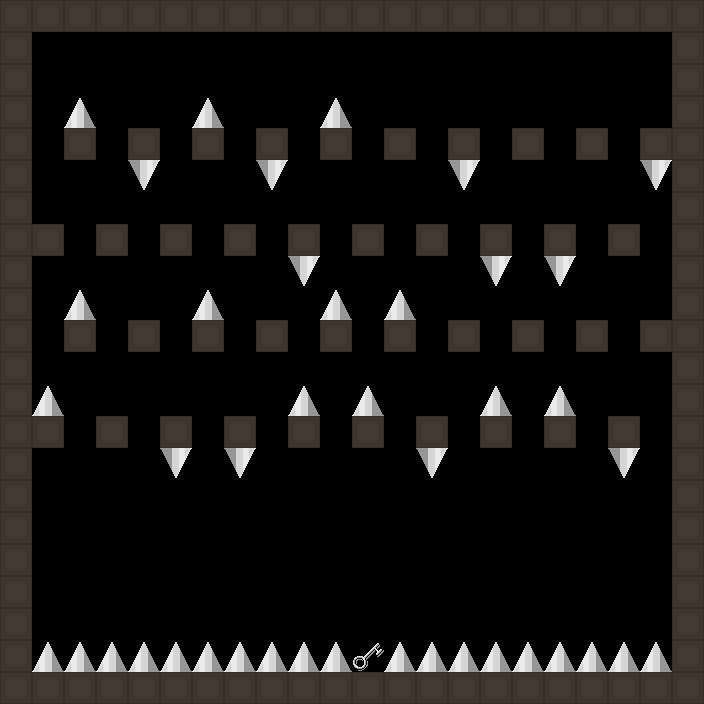

Rendered tile map (Tiled .tmx) drawn with the repository's tilesets; below, a short description and the map source with its tile grids summarised:
An orthogonal 22x22 tile map with 32x32 px tiles, 2 tile layers (walls, entities), 4 tilesets and 3 objects (0, 1, 2).

<map version="1.0" orientation="orthogonal" width="22" height="22" tilewidth="32" tileheight="32">
 <tileset firstgid="1" name="tile" tilewidth="32" tileheight="32">
  <image source="../1/tile.png" trans="2991b3" width="32" height="32" />
  <tile id="0">
   <properties>
    <property name="solid" value="true" />
   </properties>
  </tile>
 </tileset>
 <tileset firstgid="2" name="Spike" tilewidth="32" tileheight="32">
  <image source="../../global/mobs/Spike.png" trans="2991b3" width="32" height="32" />
  <tile id="0">
   <properties>
    <property name="spike" value="true" />
   </properties>
  </tile>
 </tileset>
 <tileset firstgid="3" name="UpsideDownSpike" tilewidth="32" tileheight="32">
  <image source="../../global/mobs/UpsideDownSpike.png" trans="2991b3" width="32" height="32" />
  <tile id="0">
   <properties>
    <property name="spike" value="true" />
   </properties>
  </tile>
 </tileset>
 <tileset firstgid="4" name="Key" tilewidth="32" tileheight="32">
  <image source="../../global/mobs/Key.png" trans="2991b3" width="32" height="32" />
  <tile id="0">
   <properties>
    <property name="key" value="true" />
   </properties>
  </tile>
 </tileset>
 <layer name="walls" width="22" height="22">
  <data>[484 cells, 124 non-empty, 1 distinct tile ids]</data>
 </layer>
 <layer name="entities" width="22" height="22">
  <data>[484 cells, 43 non-empty, 3 distinct tile ids]</data>
 </layer>
 <objectgroup name="mobs" width="22" height="22">
  <object name="0" x="128" y="96" width="32" height="32">
   <properties>
    <property name="spawn" value="true" />
   </properties>
  </object>
  <object name="1" x="32" y="544" width="640" height="32">
   <properties>
    <property name="speed" value="0.1" />
   </properties>
  </object>
  <object name="2" x="32" y="64" width="640" height="32">
   <properties>
    <property name="speed" value="0.14" />
   </properties>
  </object>
 </objectgroup>
</map>
